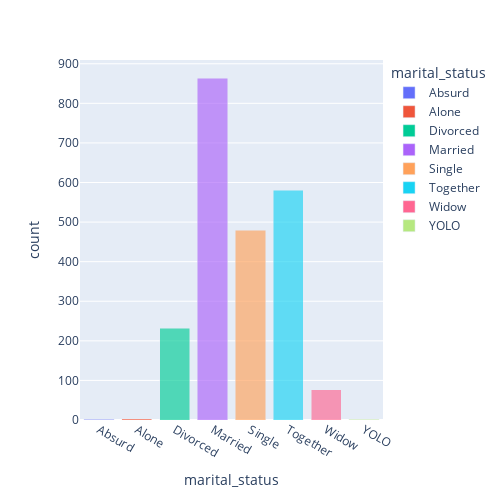

The notebook cell saved with this chart:
### Code cell
fig = px.bar(marital_status, 
             x = "marital_status", 
             y = "count",
             color="marital_status",
             barmode='stack',
             opacity=0.65)

fig.update_layout(
    autosize=False,
    width=500,
    height=500
)

fig.show()

### Figure 1 — Plotly figure (JSON) as saved in the notebook; plotly's stock layout.template omitted (floating-point values rounded to 4 significant figures)
{"data": [{"alignmentgroup": "True", "hovertemplate": "marital_status=%{x}<br>count=%{y}<extra></extra>", "legendgroup": "Absurd", "marker": {"color": "#636efa", "opacity": 0.65}, "name": "Absurd", "offsetgroup": "Absurd", "orientation": "v", "showlegend": true, "textposition": "auto", "type": "bar", "x": ["Absurd"], "xaxis": "x", "y": [2], "yaxis": "y"}, {"alignmentgroup": "True", "hovertemplate": "marital_status=%{x}<br>count=%{y}<extra></extra>", "legendgroup": "Alone", "marker": {"color": "#EF553B", "opacity": 0.65}, "name": "Alone", "offsetgroup": "Alone", "orientation": "v", "showlegend": true, "textposition": "auto", "type": "bar", "x": ["Alone"], "xaxis": "x", "y": [3], "yaxis": "y"}, {"alignmentgroup": "True", "hovertemplate": "marital_status=%{x}<br>count=%{y}<extra></extra>", "legendgroup": "Divorced", "marker": {"color": "#00cc96", "opacity": 0.65}, "name": "Divorced", "offsetgroup": "Divorced", "orientation": "v", "showlegend": true, "textposition": "auto", "type": "bar", "x": ["Divorced"], "xaxis": "x", "y": [232], "yaxis": "y"}, {"alignmentgroup": "True", "hovertemplate": "marital_status=%{x}<br>count=%{y}<extra></extra>", "legendgroup": "Married", "marker": {"color": "#ab63fa", "opacity": 0.65}, "name": "Married", "offsetgroup": "Married", "orientation": "v", "showlegend": true, "textposition": "auto", "type": "bar", "x": ["Married"], "xaxis": "x", "y": [864], "yaxis": "y"}, {"alignmentgroup": "True", "hovertemplate": "marital_status=%{x}<br>count=%{y}<extra></extra>", "legendgroup": "Single", "marker": {"color": "#FFA15A", "opacity": 0.65}, "name": "Single", "offsetgroup": "Single", "orientation": "v", "showlegend": true, "textposition": "auto", "type": "bar", "x": ["Single"], "xaxis": "x", "y": [480], "yaxis": "y"}, {"alignmentgroup": "True", "hovertemplate": "marital_status=%{x}<br>count=%{y}<extra></extra>", "legendgroup": "Together", "marker": {"color": "#19d3f3", "opacity": 0.65}, "name": "Together", "offsetgroup": "Together", "orientation": "v", "showlegend": true, "textposition": "auto", "type": "bar", "x": ["Together"], "xaxis": "x", "y": [580], "yaxis": "y"}, {"alignmentgroup": "True", "hovertemplate": "marital_status=%{x}<br>count=%{y}<extra></extra>", "legendgroup": "Widow", "marker": {"color": "#FF6692", "opacity": 0.65}, "name": "Widow", "offsetgroup": "Widow", "orientation": "v", "showlegend": true, "textposition": "auto", "type": "bar", "x": ["Widow"], "xaxis": "x", "y": [77], "yaxis": "y"}, {"alignmentgroup": "True", "hovertemplate": "marital_status=%{x}<br>count=%{y}<extra></extra>", "legendgroup": "YOLO", "marker": {"color": "#B6E880", "opacity": 0.65}, "name": "YOLO", "offsetgroup": "YOLO", "orientation": "v", "showlegend": true, "textposition": "auto", "type": "bar", "x": ["YOLO"], "xaxis": "x", "y": [2], "yaxis": "y"}], "layout": {"autosize": false, "barmode": "stack", "height": 500, "legend": {"title": {"text": "marital_status"}, "tracegroupgap": 0}, "margin": {"t": 60}, "width": 500, "xaxis": {"anchor": "y", "autorange": true, "categoryarray": ["Absurd", "Alone", "Divorced", "Married", "Single", "Together", "Widow", "YOLO"], "categoryorder": "array", "domain": [0, 1], "range": [-0.5, 7.5], "title": {"text": "marital_status"}, "type": "category"}, "yaxis": {"anchor": "x", "autorange": true, "domain": [0, 1], "range": [0, 909.5], "title": {"text": "count"}, "type": "linear"}}}
